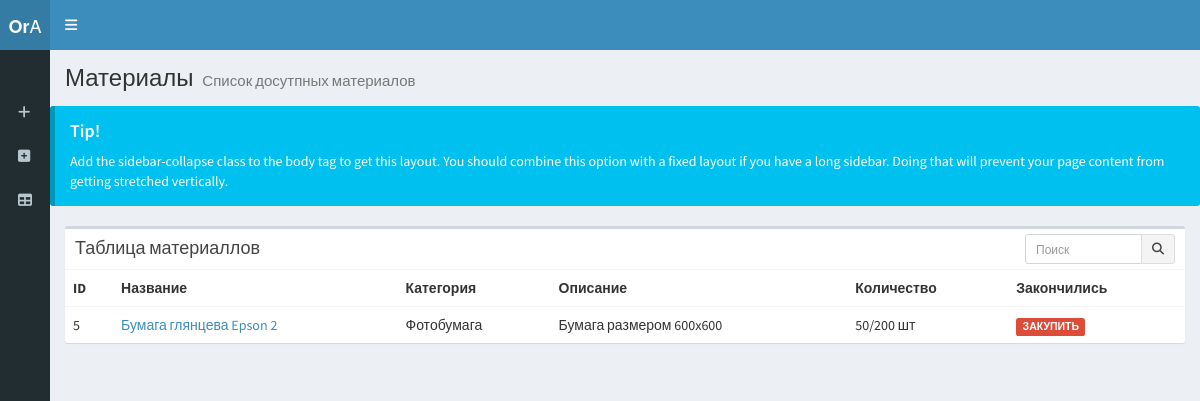
The page / on the database its author committed.
### materials/models.py (models this page shows, shortened)
class Material(models.Model):
    category = models.ForeignKey(
        MaterialCategory,
        on_delete=models.CASCADE,
        verbose_name='категория'
    )
    name = models.CharField(
        verbose_name='материал',
        max_length=128
    )
    short_desc = models.TextField(
        verbose_name='краткое описание',
        max_length=160,
        blank=True,
        null=True
    )
    detail = models.TextField(
        verbose_name='описание',
        blank=True,
        null=True
    )
    count = models.PositiveIntegerField(
        verbose_name='текущее количество',
        default=0
    )
    count_full = models.PositiveIntegerField(
        verbose_name='минимальное количество',
        default=0
    )
    units = models.ForeignKey(
        MaterialUnits,
        on_delete=models.CASCADE,
        verbose_name='единица измерения'
    )
    updated = models.DateTimeField(
        auto_now=True,
        verbose_name='updated'
    )
    created = models.DateTimeField(
        auto_now_add=True,
        verbose_name='created'
    )
    class Meta:
        verbose_name = 'материал'
        verbose_name_plural = 'материалы'

class MaterialCategory(models.Model):
    name = models.CharField(
        verbose_name='название категории',
        max_length=45,
        unique=True
    )
    description = models.TextField(
        verbose_name='описание',
        blank=True,
        null=True
    )
    updated = models.DateTimeField(
        auto_now=True,
        verbose_name='updated'
    )
    created = models.DateTimeField(
        auto_now_add=True,
        verbose_name='created'
    )
    def __str__(self):
        return self.name
    class Meta:
        verbose_name = 'Категория'
        verbose_name_plural = 'Категории'

class MaterialUnits(models.Model):
    name = models.CharField(
        verbose_name='единица измерения',
        max_length=45,
        unique=True
    )
    description = models.TextField(
        verbose_name='описание',
        blank=True,
        null=True
    )
    updated = models.DateTimeField(
        auto_now=True,
        verbose_name='updated'
    )
    created = models.DateTimeField(
        auto_now_add=True,
        verbose_name='created'
    )
    def __str__(self):
        return self.name
    class Meta:
        verbose_name = 'единица'
        verbose_name_plural = 'единицы'

### materials/views.py (the view)
# urls.py: path('', MaterialList.as_view(), name='index'),
class MaterialList(ListView):
    model = Material
    template_name = 'materials/material_list.html'
    context_object_name = 'instance'
    def get_context_data(self, **kwargs):
        context = super().get_context_data(**kwargs)
        for material in context['object_list']:
            material_count_current = material.count
            material_count_max = material.count_full
            print(material_count_current)
            print(material_count_max)
            count_procentage = (material_count_current / material_count_max) * 100
            print(count_procentage)
            if 30 > count_procentage:
                print('count procentage less then meterial_count ' + str(material_count_current))
                context['need'] = False
                return context
            else:
                context['need'] = True
                return context
        return context

### materials/templates/materials/material_list.html (shortened to what this page needs)
{% extends 'master.html' %}
{% load static %}
{% block page_content %}
<div class="content-wrapper" style="min-height: 986px;">
    <section class="content-header">
        <h1>
            Материалы
            <small>Список досутпных материалов</small>
        </h1>
    </section>
    <section class="content">
        <div class="row">
            <div class="callout callout-info">
                <h4>Tip!</h4>
                <p>Add the sidebar-collapse class to the body tag to get this layout. You should combine this option
                    with a
                    fixed layout if you have a long sidebar. Doing that will prevent your page content from getting
                    stretched
                    vertically. </p>
            </div>
        </div>
        <div class="row">
            <div class="col-xs-12">
                <div class="box">
                    <div class="box-header">
                        <h3 class="box-title">Таблица материаллов</h3>
                        <div class="box-tools">
                            <div class="input-group input-group-sm hidden-xs" style="width: 150px;">
                                <input type="text" name="table_search" class="form-control pull-right"
                                       placeholder="Поиск">
                                <div class="input-group-btn">
                                    <button type="submit" class="btn btn-default"><i class="fa fa-search"></i></button>
                                </div>
                            </div>
                        </div>
                    </div>
                    <div class="box-body table-responsive no-padding">
                        <table class="table table-hover">
                            <tr>
                                <th>ID</th>
                                <th>Название</th>
                                <th>Категория</th>
                                <th>Описание</th>
                                <th>Количество</th>
                                <th>Закончились</th>
                            </tr>
                            {% include 'materials/components/material.html' with material=instance %}
                        </table>
                    </div>
                </div>
            </div>
        </div>
    </section>
</div>
{% endblock %}

### materials/templates/materials/components/material.html
{% for i in material %}
 <tr>
   <td>{{i.pk}}</td>
     <td><a href="{% url 'materials:update' pk=i.pk %}">{{i.name}}</a></td>
   <td>{{i.category}}</td>
   <td>{{i.short_desc}}</td>
   <td>{{i.count}}/{{i.count_full}}&nbsp;{{i.units}}</td>
   <td><span class="label {% if need == True %}label-success{% elif need == False %}label-danger{% endif %}">
       {% if need == True %}ОК{% elif need == False %}ЗАКУПИТЬ{% endif %}</span></td>
 </tr>
{% endfor %}

### rows shown on the page
Material: pk "5", name "Бумага глянцева Epson 2", category "Фотобумага", short_desc "Бумага размером 600x600", count "50", count_full "200", units "шт"
